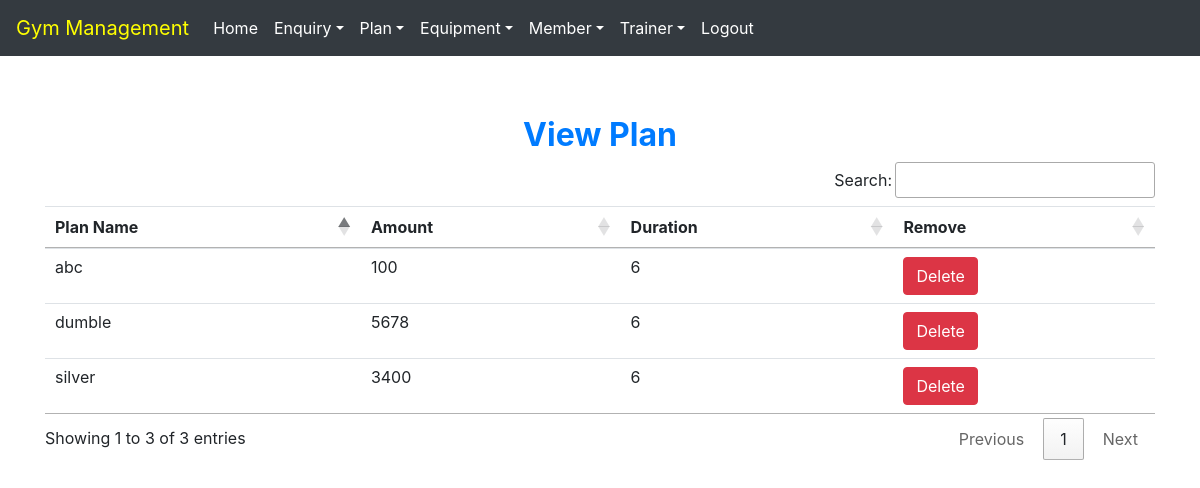
The app's page /view_plan (signed in) with its own data.
### gym/models.py (models this page shows, shortened)
class Plan(models.Model):
    name: CharField = models.CharField(max_length=50)
    amount = models.CharField(max_length=10)
    duration = models.CharField(max_length=10)

### gym/views.py (the view)
# urls.py: path('view_plan', View_Plan, name='view_plan'),
def View_Plan(request):
    if not request.user.is_staff:
        return redirect('login')
    plan = Plan.objects.all()
    d = {'plan': plan}
    return render(request, "view_plan.html", d)

### gym/templates/view_plan.html (shortened to what this page needs)
{% extends 'navigationbar.html' %}
{% block body %}
<div class="container" style="margin-top:60px">
    <h2 class="text-center text-primary font-weight-bold">View Plan</h2>
    <table id="example" class="table table-hover">
        <thead>
        <tr>
            <th>Plan Name</th>
            <th>Amount</th>
            <th>Duration</th>
            <th>Remove</th>
        </tr>
        </thead>
        <tbody>
        {% for i in plan %}
        <tr>
            <td>{{i.name}}</td>
            <td>{{i.amount}}</td>
            <td>{{i.duration}}</td>
            <td><a class="btn btn-danger" href="{% url 'delete_plan' i.id %}" onclick="return confirm('Are you sure to delete?')">Delete</a> </td>
        </tr>
        {% endfor %}
    </table>
</div>
{% endblock %}

### records on screen
Plan: name "silver", amount "3400", duration "6"
Plan: name "dumble", amount "5678", duration "6"
Plan: name "abc", amount "100", duration "6"
